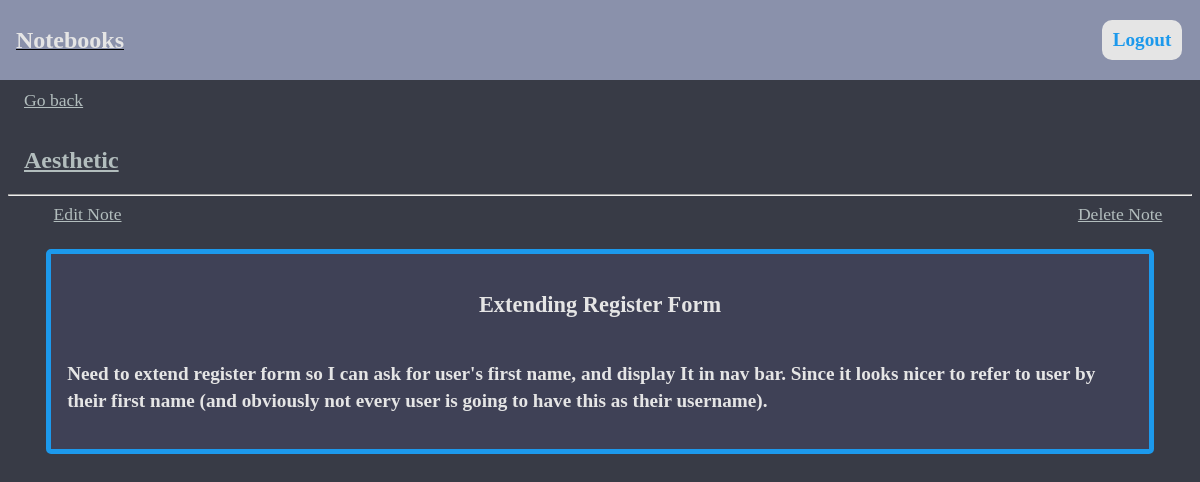
Page /note77/ (signed in) on the committed database.
### base/models.py (models this page shows, shortened)
class Note(models.Model):
  user = models.ForeignKey(User, on_delete=models.CASCADE,null=True)
  title = models.CharField(max_length=200)
  body = models.TextField(null=True, blank=True)
  book = models.ForeignKey(Book,on_delete=models.CASCADE,null=True, blank=True)
  created = models.DateTimeField(auto_now_add=True)
  updated = models.DateTimeField(auto_now = True)
  class Meta:
    ordering = ['-updated','-created']

class Book(models.Model):
  owner = models.ForeignKey(User,on_delete=models.SET_NULL,null=True, blank=True)
  name = models.CharField(max_length=200)
  topic = models.CharField(max_length=200, null=True)
  updated = models.DateTimeField(auto_now=True)
  created = models.DateTimeField(auto_now_add=True)
  class Meta:
    ordering = ['-updated','-created']

### base/views.py (the view)
# urls.py: path('note<str:pk>/',views.note,name="note"),
@login_required(login_url='/login')
def note(request,pk):
  note = Note.objects.get(id=pk)
  if note.book.owner != request.user:
    return redirect('home')
  else:
    context = {'note':note}
    return render(request,'base/note.html',context)

### base/templates/base/note.html
{%extends 'main.html'%}
{%block content%}
<div class = "note_tag_buttons">
    <a class = "note_tag" href = "{{request.META.HTTP_REFERER}}">Go back</a>
</div>
<a href = "{%url 'book' note.book.id%}">
  <h2 class = "note_book_name">{{note.book.name}}</h2>
</a>
<hr/>
<div class = "note_main">
  <div class = "note_tag_button_sub">
    <a class = "note_tag_edit" href = "{%url 'update_note' note.id%}">Edit Note</a>
    <a class = "note_tag_edit" href = "{%url 'delete_note' note.id%}">Delete Note</a>
  </div>
  <div class = "note_child">
    <h3 class = "note_title">{{note.title}}</h3>
    <p class = "note_body">{{note.body}}</p>
  </div>
</div>
{%endblock content%}

### static/styles/styles.css (style rules this page uses)
:root { --color-main: #1c99ec; --color-main-hover:rgb(73, 172, 238); --color-main-light: #e1f6fb; --color-dark: #3f4156; --color-dark-medium: #383b46; --color-dark-light: #8a91ab; --color-light: #e5e5e5; --color-gray: #8b8b8b; --color-light-gray: #b2bdbd; --color-bg: #2d2d39; --color-success: #5dd693; --color-success-hover: #7ecfa2; --color-error: #fc4b0b; }
body { background-color: var(--color-dark-medium); padding:0; top:0 !important; max-width:100vw !important; overflow-x: hidden !important; }
a { color:inherit; text-decoration:none; }

### static/styles/note.css (style rules this page uses)
.note_main { display:flex; flex-direction:column; justify-content: center; align-items: center; width:100%; }
.note_book_name { color:var(--color-light-gray); text-align: left; align-self:center; margin-left:1rem; text-decoration:underline; }
.note_child { color:var(--color-light); background-color: var(--color-dark); border:5px solid var(--color-main); width:90%; height:fit-content; display:flex; flex-direction: column; justify-content: center; align-items: center; margin-top:1.5rem; padding:1rem; border-radius:5px; }
.note_title { font-weight:bold; font-size:1.4rem; }
.note_body { font-size:1.2rem; font-weight:bold; line-height:1.7rem; width:100%; align-self: center; justify-self: center; text-align: left; }
.note_tag_button_sub { display:flex; flex-direction: row; width:95%; justify-content: space-between; }
.note_tag_buttons { display:flex; flex-direction:column }
.note_tag { color:var(--color-light-gray); font-size:1.1rem; margin-left:1rem; margin-bottom:1rem; text-decoration: underline; }
.note_tag_edit { color:var(--color-light-gray); font-size:1.1rem; margin-left:1rem; text-decoration: underline; }

### rows in the picture
Note: book.name "Aesthetic", title "Extending Register Form", body "Need to extend register form so I can ask for user's first name, and display It in nav bar. Since it looks nicer to refer to user by their first name (and obviously not every user is going to have this as their username)."
